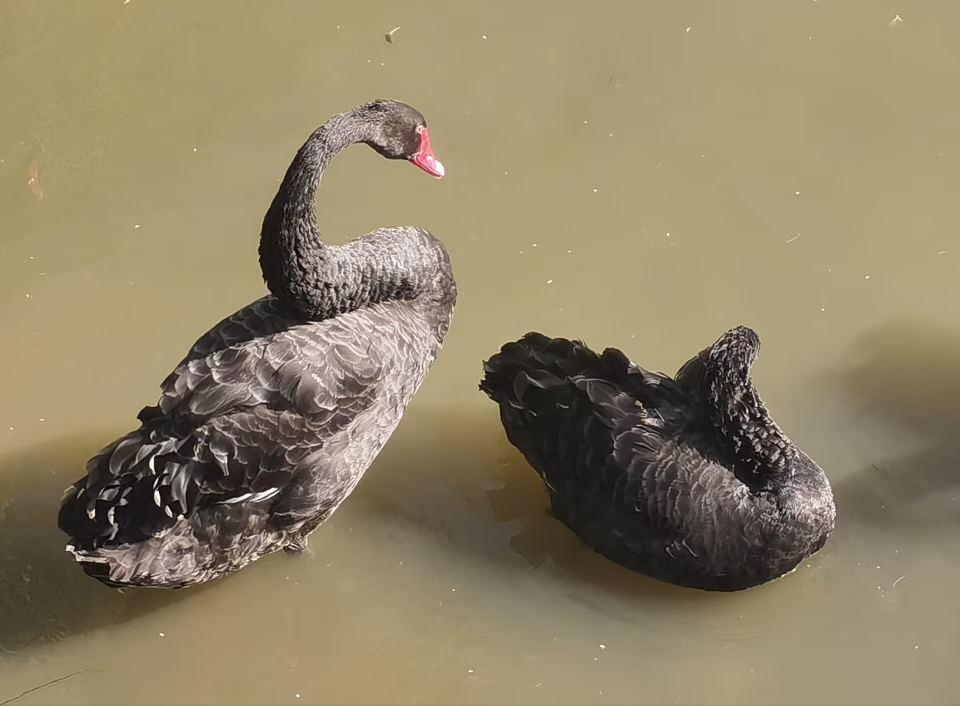
#> input picture Experience/Task-1/t1.jpg, 1920 x 1412 px (shown at 1/2 size)
$ python resize.py
#> lines starting #> are read from the running program, lines starting #| are printed output that depends on the picture
import cv2

# 读取图像
img = cv2.imread("./t1.jpg")
#> img is the input picture: shape (1412, 1920, 3); mean B, G, R 102.7, 131.3, 144.3
print(img.shape)
#| (1412, 1920, 3)
# 调整图像大小，这里将图像调整为360x480
img = cv2.resize(img, (480, 360), interpolation=cv2.INTER_AREA)
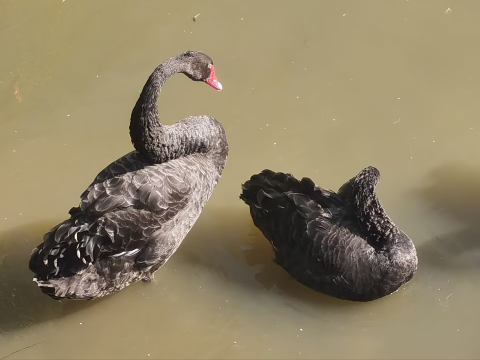
#> img: shape (360, 480, 3); mean B, G, R 102.7, 131.3, 144.3
kernel_size=(15, 15)
sigma=1
blurred_image = cv2.GaussianBlur(img, kernel_size, sigma)
cv2.imshow("image",blurred_image)
cv2.waitKey(0)
cv2.destroyAllWindows()
# # 保存调整后的图像
# cv2.imwrite("./test2.jpg", img)
